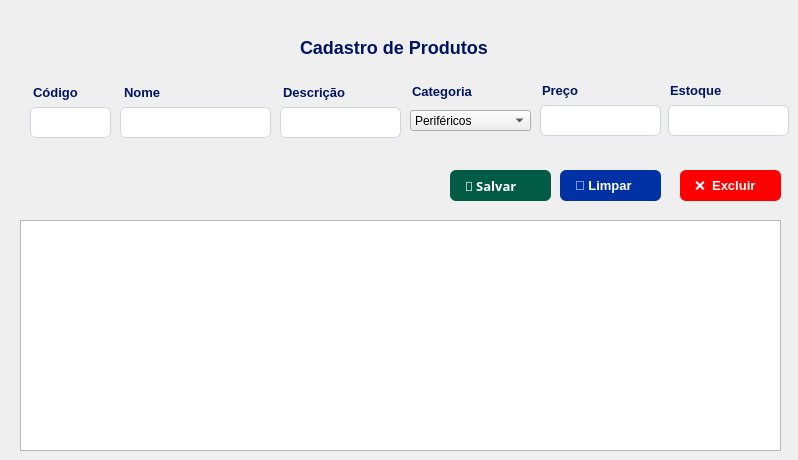
     <widget class="QWidget" name="page_7">
      <widget class="QPushButton" name="btn_limpar_4">
       <property name="geometry">
        <rect>
         <x>560</x>
         <y>170</y>
         <width>101</width>
         <height>31</height>
        </rect>
       </property>
       <property name="cursor">
        <cursorShape>PointingHandCursor</cursorShape>
       </property>
       <property name="styleSheet">
        <string notr="true">QPushButton {
    font-family: &quot;Segoe UI&quot;, Arial, sans-serif;
    font-size: 13px;
    font-weight: bold;
    color: #FFFFFF;
    border: none;
    border-radius: 6px;
    text-align: left;      /* Alinha o emoji e o texto à esquerda */
    padding-left: 15px;    /* Afasta o emoji da borda esquerda */
    padding-right: 15px;
    height: 35px;          /* Define uma altura padrão elegante */
	background-color: #0031A5;
}</string>
       </property>
       <property name="text">
        <string>🧹 Limpar</string>
       </property>
      </widget>
      <widget class="QLineEdit" name="txt_descricao_2">
       <property name="geometry">
        <rect>
         <x>280</x>
         <y>107</y>
         <width>121</width>
         <height>31</height>
        </rect>
       </property>
       <property name="styleSheet">
        <string notr="true">QLineEdit {
    background-color: #FFFFFF;
    border: 1px solid #D0D5DD;
    border-radius: 6px; 
    font-size: 15px;
    color: black;
	padding: 6px;
}</string>
       </property>
      </widget>
      <widget class="QLineEdit" name="txt_preco_2">
       <property name="geometry">
        <rect>
         <x>540</x>
         <y>105</y>
         <width>121</width>
         <height>31</height>
        </rect>
       </property>
       <property name="styleSheet">
        <string notr="true">QLineEdit {
    background-color: #FFFFFF;
    border: 1px solid #D0D5DD;
    border-radius: 6px; 
    font-size: 15px;
    color: black;
	padding: 6px;
}</string>
       </property>
      </widget>
      <widget class="QLabel" name="label_25">
       <property name="geometry">
        <rect>
         <x>124</x>
         <y>82</y>
         <width>70</width>
         <height>21</height>
        </rect>
       </property>
       <property name="styleSheet">
        <string notr="true">QLabel {
    font-size: 13px;
    font-weight: bold;
    color: #001561;

}</string>
       </property>
       <property name="text">
        <string>Nome</string>
       </property>
      </widget>
      <widget class="QLabel" name="label_26">
       <property name="geometry">
        <rect>
         <x>300</x>
         <y>32</y>
         <width>191</width>
         <height>31</height>
        </rect>
       </property>
       <property name="styleSheet">
        <string notr="true">QLabel {
    font-size: 18px;
    font-weight: bold;
    color: #001561;

}</string>
       </property>
       <property name="text">
        <string>Cadastro de Produtos</string>
       </property>
      </widget>
      <widget class="QPushButton" name="btn_salvar_4">
       <property name="geometry">
        <rect>
         <x>450</x>
         <y>170</y>
         <width>101</width>
         <height>31</height>
        </rect>
       </property>
       <property name="font">
        <font>
         <family>Segoe UI,Arial,sans-serif</family>
         <pointsize>-1</pointsize>
         <weight>75</weight>
         <bold>true</bold>
        </font>
       </property>
       <property name="cursor">
        <cursorShape>PointingHandCursor</cursorShape>
       </property>
       <property name="styleSheet">
        <string notr="true">QPushButton {
    font-family: &quot;Segoe UI&quot;, Arial, sans-serif;
    font-size: 13px;
    font-weight: bold;
    color: #FFFFFF;
    border: none;
    border-radius: 6px;
    text-align: left;      /* Alinha o emoji e o texto à esquerda */
    padding-left: 15px;    /* Afasta o emoji da borda esquerda */
    padding-right: 15px;
    height: 35px;          /* Define uma altura padrão elegante */
	background-color: #015B45;
}</string>
       </property>
       <property name="text">
        <string>💾 Salvar</string>
       </property>
      </widget>
      <widget class="QLineEdit" name="txt_codigo_2">
       <property name="enabled">
        <bool>false</bool>
       </property>
       <property name="geometry">
        <rect>
         <x>30</x>
         <y>107</y>
         <width>81</width>
         <height>31</height>
        </rect>
       </property>
       <property name="styleSheet">
        <string notr="true">QLineEdit {
    background-color: #FFFFFF;
    border: 1px solid #D0D5DD;
    border-radius: 6px; 
    font-size: 15px;
    color: black;
	padding: 6px;
}</string>
       </property>
      </widget>
      <widget class="QTableView" name="tabela_produtos_2">
       <property name="geometry">
        <rect>
         <x>20</x>
         <y>220</y>
         <width>761</width>
         <height>231</height>
        </rect>
       </property>
       <property name="styleSheet">
        <string notr="true">QStackedWidget{
	background-color: #F3F3F5;
}</string>
       </property>
      </widget>
      <widget class="QLabel" name="label_27">
       <property name="geometry">
        <rect>
         <x>283</x>
         <y>82</y>
         <width>71</width>
         <height>21</height>
        </rect>
       </property>
       <property name="styleSheet">
        <string notr="true">QLabel {
    font-size: 13px;
    font-weight: bold;
    color: #001561;

}</string>
       </property>
       <property name="text">
        <string>Descrição</string>
       </property>
      </widget>
      <widget class="QLineEdit" name="txt_nome_2">
       <property name="geometry">
        <rect>
         <x>120</x>
         <y>107</y>
         <width>151</width>
         <height>31</height>
        </rect>
       </property>
       <property name="styleSheet">
        <string notr="true">QLineEdit {
    background-color: #FFFFFF;
    border: 1px solid #D0D5DD;
    border-radius: 6px; 
    font-size: 15px;
    color: black;
	padding: 6px;
}</string>
       </property>
      </widget>
      <widget class="QLabel" name="label_28">
       <property name="geometry">
        <rect>
         <x>542</x>
         <y>80</y>
         <width>61</width>
         <height>21</height>
        </rect>
       </property>
       <property name="styleSheet">
        <string notr="true">QLabel {
    font-size: 13px;
    font-weight: bold;
    color: #001561;

}</string>
       </property>
       <property name="text">
        <string>Preço</string>
       </property>
      </widget>
      <widget class="QLabel" name="label_29">
       <property name="geometry">
        <rect>
         <x>33</x>
         <y>82</y>
         <width>61</width>
         <height>21</height>
        </rect>
       </property>
       <property name="styleSheet">
        <string notr="true">QLabel {
    font-size: 13px;
    font-weight: bold;
    color: #001561;

}</string>
       </property>
       <property name="text">
        <string>Código</string>
       </property>
      </widget>
      <widget class="QLabel" name="label_30">
       <property name="geometry">
        <rect>
         <x>412</x>
         <y>81</y>
         <width>71</width>
         <height>21</height>
        </rect>
       </property>
       <property name="styleSheet">
        <string notr="true">QLabel {
    font-size: 13px;
    font-weight: bold;
    color: #001561;

}</string>
       </property>
       <property name="text">
        <string>Categoria</string>
       </property>
      </widget>
      <widget class="QPushButton" name="btn_excluir_4">
       <property name="geometry">
        <rect>
         <x>680</x>
         <y>170</y>
         <width>101</width>
         <height>31</height>
        </rect>
       </property>
       <property name="cursor">
        <cursorShape>PointingHandCursor</cursorShape>
       </property>
       <property name="styleSheet">
        <string notr="true">QPushButton {
    font-family: &quot;Segoe UI&quot;, Arial, sans-serif;
    font-size: 13px;
    font-weight: bold;
    color: #FFFFFF;
    border: none;
    border-radius: 6px;
    text-align: left;      /* Alinha o emoji e o texto à esquerda */
    padding-left: 15px;    /* Afasta o emoji da borda esquerda */
    padding-right: 15px;
    height: 35px;          /* Define uma altura padrão elegante */
	background-color: red;
}</string>
       </property>
       <property name="text">
        <string>❌  Excluir</string>
       </property>
      </widget>
      <widget class="QLineEdit" name="txt_estoque_2">
       <property name="geometry">
        <rect>
         <x>668</x>
         <y>105</y>
         <width>121</width>
         <height>31</height>
        </rect>
       </property>
       <property name="styleSheet">
        <string notr="true">QLineEdit {
    background-color: #FFFFFF;
    border: 1px solid #D0D5DD;
    border-radius: 6px; 
    font-size: 15px;
    color: black;
	padding: 6px;
}</string>
       </property>
      </widget>
      <widget class="QLabel" name="label_31">
       <property name="geometry">
        <rect>
         <x>670</x>
         <y>80</y>
         <width>61</width>
         <height>21</height>
        </rect>
       </property>
       <property name="styleSheet">
        <string notr="true">QLabel {
    font-size: 13px;
    font-weight: bold;
    color: #001561;

}</string>
       </property>
       <property name="text">
        <string>Estoque</string>
       </property>
      </widget>
      <widget class="QComboBox" name="cmb_categoria_2">
       <property name="geometry">
        <rect>
         <x>410</x>
         <y>110</y>
         <width>121</width>
         <height>21</height>
        </rect>
       </property>
       <item>
        <property name="text">
         <string>Periféricos</string>
        </property>
       </item>
       <item>
        <property name="text">
         <string>Monitores</string>
        </property>
       </item>
       <item>
        <property name="text">
         <string>Informática</string>
        </property>
       </item>
       <item>
        <property name="text">
         <string>Acessórios</string>
        </property>
       </item>
      </widget>
     </widget>
